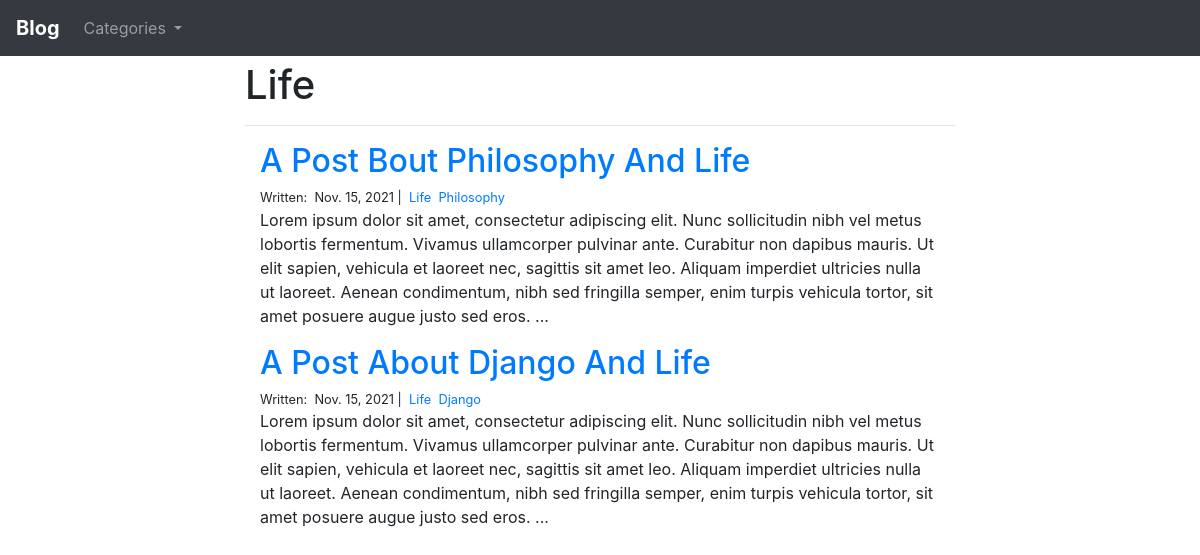
Page /blog/life/ on the earlier database version.
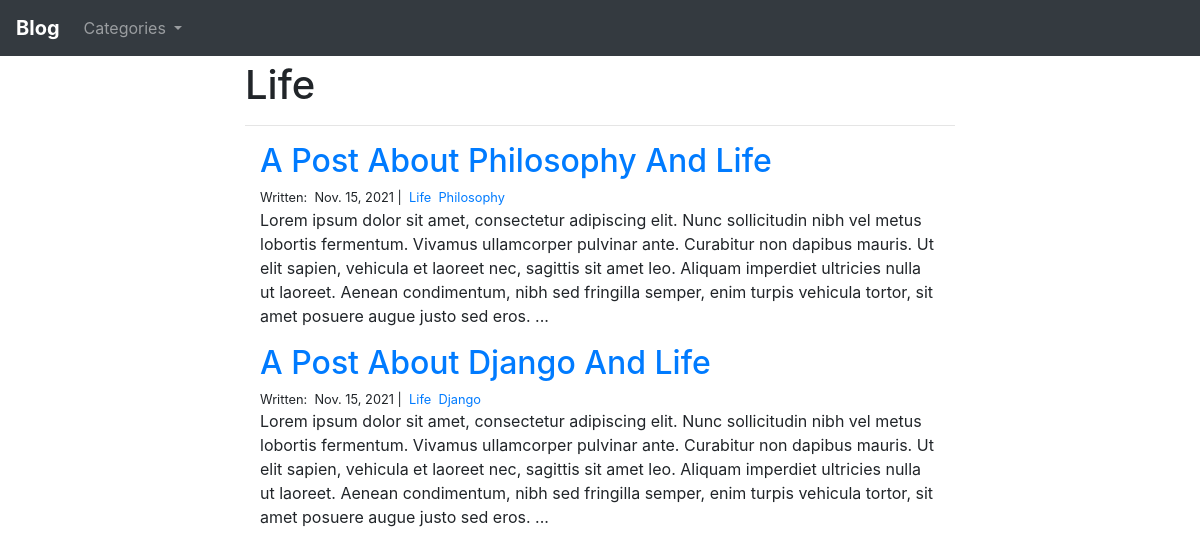
Same page on the later database version.
### blog/models.py (models this page shows, shortened)
class Category(models.Model):
    class Meta:
        verbose_name_plural = 'Categories'
    name = models.CharField(max_length=20)

class Post(models.Model):
    title = models.CharField(max_length=255)
    body = models.TextField()
    created_on = models.DateTimeField(auto_now_add=True)
    last_modified = models.DateTimeField(auto_now=True)
    categories = models.ManyToManyField('Category', related_name='posts')

### blog/views.py (the view)
# urls.py: path('<category>/', views.blog_category, name='blog_category'),
def blog_category(request, category):
    posts = Post.objects.filter(
        categories__name__contains = category
    ).order_by('-created_on')
    nav_categories = Category.objects.all()
    context = {
        'posts' : posts,
        'category' : category,
        'nav_cats' : nav_categories,
    }
    return render(request, 'blog_category.html', context)

### blog/templates/blog_category.html
{% extends "base.html" %}
{% block page_content %}
  <h1 style="margin-top: 5">{{ category | title }}</h1>
  <hr>
  {% for post in posts %}
    <div class="container">
      <h2><a href="{% url 'blog_detail' post.pk %}">{{ post.title | title }}</a></h2>
      <small>
        Written:&nbsp;
        {{ post.created_on.date }} |&nbsp;
        {% for cat in post.categories.all %}
          <a href="{% url 'blog_category' cat.name %}">{{ cat.name | title }}</a>&nbsp;
        {% endfor %}
      </small>
      <p>
        {{ post.body | slice:":400" }}...
      </p>
    </div>
  {% endfor %}
{% endblock %}

### project/templates/base.html (shortened to what this page needs)
<link rel="stylesheet" href="https://stackpath.bootstrapcdn.com/bootstrap/4.1.3/css/bootstrap.min.css">
<nav class="navbar navbar-expand-lg navbar-dark bg-dark">
  <a class="navbar-brand" color="white" href="{% url 'blog_index' %}"><b>Blog</b></a>
  <div class="collapse navbar-collapse" id="navbarSupportedContent">
    <ul class="navbar-nav mr-auto">
      <li class="nav-item dropdown">
        <a class="nav-link dropdown-toggle" href="#" id="navbarDropDown" role="button" data-toggle="dropdown" aria-haspopup="true" aria-expanded="false">
        Categories
        </a>
      </li>
    </ul>
  </div>
</nav>
<div class="container">
  <div class="col-md-8 offset-md-2">
  {% block page_content %}{% endblock %}
  </div>
</div>

Differences in the rows shown:
changed Post: title "A Post Bout Philosophy And Life" → "A Post About Philosophy And Life"
